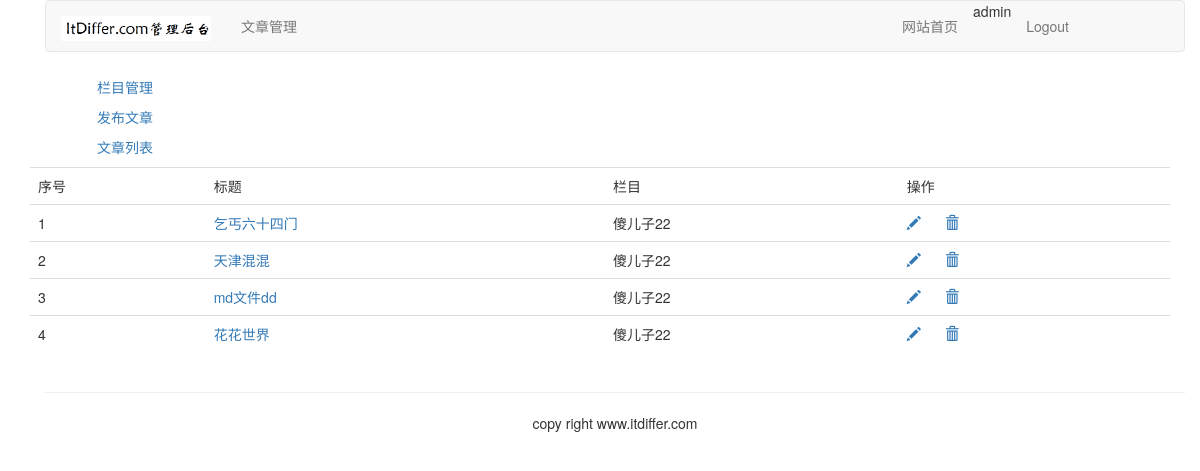
Before: /article/article-list/ (signed in) with the older database file.
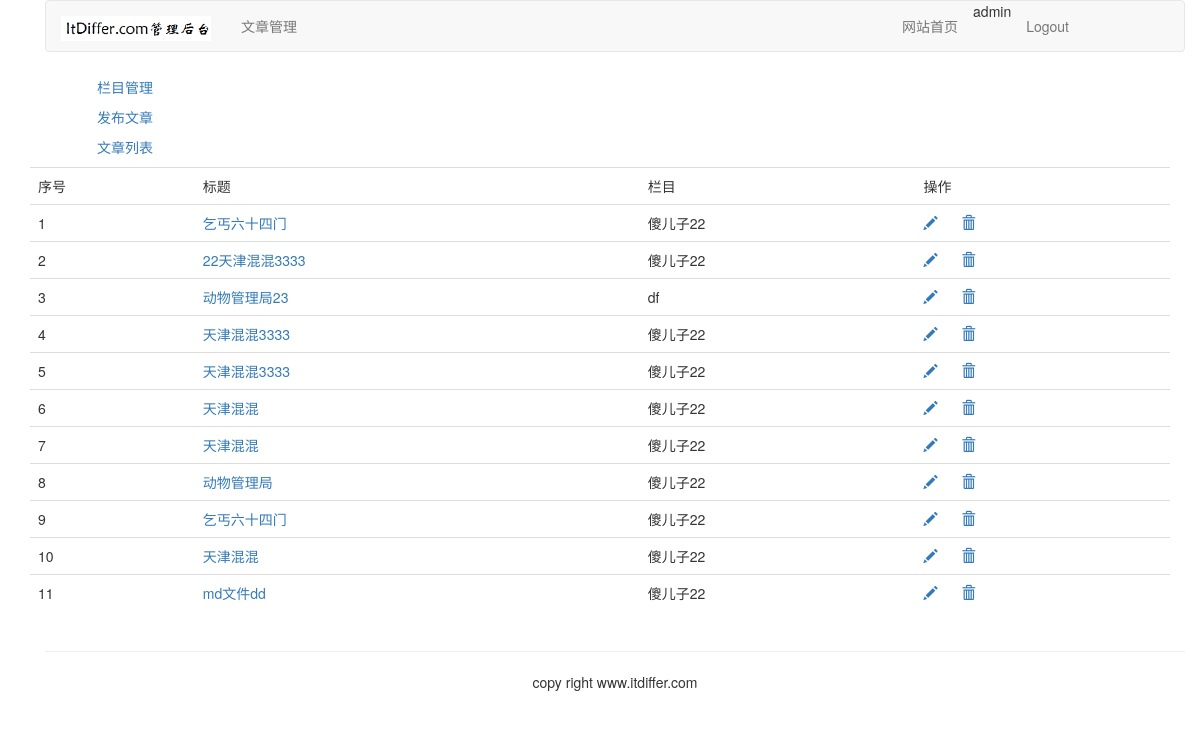
After: the same page with the newer database file.
### article/models.py (models this page shows, shortened)
class ArticlePost(models.Model):
    author = models.ForeignKey(User, on_delete=models.CASCADE, related_name='article')
    title = models.CharField(max_length=200)
    slug = models.SlugField(max_length=500)
    column = models.ForeignKey(ArticleColumn, on_delete=models.CASCADE, related_name='article_column')
    body = models.TextField()
    created = models.DateTimeField(default=timezone.now)
    updated = models.DateTimeField(auto_now=True)
    class Meta:
        ordering = ('-updated',)
        index_together = (('id', 'slug'),)
    def get_absolute_url(self):
        return reverse("article:article_detail",args=[self.id,self.slug])

class ArticleColumn(models.Model):
    user = models.ForeignKey(User,on_delete=models.CASCADE,related_name='article_column')
    column = models.CharField(max_length=200)
    created = models.DateField(auto_now_add=True)
    def __str__(self):
        return self.column

### article/views.py (the view)
@login_required(login_url='/account/login')
def article_list(request):
    articles = ArticlePost.objects.filter(author=request.user)
    return render(request,'article/column/article_list.html',{'articles':articles})

### templates/article/column/article_list.html (shortened to what this page needs)
{% extends 'article/base.html' %}
{% load staticfiles %}
{% block content %}
    <div>
    <table class="table table-hover">
        <tr>
            <td>序号</td>
            <td>标题</td>
            <td>栏目</td>
            <td>操作</td>
        </tr>
        {% for article in articles %}
        <tr id="{{ article.id }}">
            <td>{{ forloop.counter }}</td>
            <td><a href="{{ article.get_absolute_url }}">{{ article.title }}</a> </td>
            <td>{{ article.column }}</td>
            <td>
                <a name="edit" href="{% url 'article:redit_article' article.id %}" >
                <span class="glyphicon glyphicon-pencil"></span>
                </a>
                <a name="delete" href="javascript:" onclick="del_article(this,{{ article.id }})">
                    <span class="glyphicon glyphicon-trash" style="margin-left:20px;"></span>
                </a>
            </td>
        </tr>
        {% endfor %}
    </table>
    </div>
{% endblock %}

### templates/article/base.html (shortened to what this page needs)
{% load staticfiles %}
<!DOCTYPE html>
<html lang="zh-cn">
<head>
    <link rel="stylesheet" href="{% static 'css/bootstrap.css' %}">
</head>
<body>
<div class="container">
    {% include 'article/header.html' %}
    <div class="col-md-2">
        {% include 'article/leftslider.html' %}
    </div>
    <div class="col-mn-10">
        {% block content %}
        {% endblock %}
    </div>
    {% include 'footer.html' %}
</div>
</body>
</html>

### templates/article/header.html
{% load staticfiles %}
<div class="container">
    <nav class="navbar navbar-default" role="navigation">
        <div class="navbar-header">
            <a class="navbar-brand" href="http://www.itdiffer.com">
                <img width="150px" src="{% static 'images/backlogo.png' %}">
            </a>
        </div>
        <div>
            <ul class="nav navbar-nav" role="tablist">
                <li><a href="{% url 'article:article_column' %}">文章管理</a></li>
            </ul>
            <ul class="nav navbar-nav navbar-right" style="margin-right:100px">
                <li><a href="{% url 'blog:blog_title' %}">网站首页</a></li>
                <li><span>{{ user.username }}</span></li>
                <li><a href="{% url 'account:user_logout' %}">Logout</a></li>
            </ul>
        </div>
    </nav>
</div>

### templates/article/leftslider.html
<div class="'bg-info">
    <div class="text-center" style="margin-top:5px;">
        <p><a href="{% url 'article:article_column' %}">栏目管理</a></p>
        <P><a href="{% url 'article:article_post' %}">发布文章</a></P>
        <P><a href="{% url 'article:article_list' %}">文章列表</a></P>
    </div>
</div>

### templates/footer.html
<div class="container">
    <hr>
    <p class="text-center">copy right www.itdiffer.com</p>
</div>

Changed rows visible on the page:
removed ArticlePost: title "花花世界", column "傻儿子22"
added ArticlePost: title "乞丐六十四门", column "傻儿子22"
added ArticlePost: title "22天津混混3333", column "傻儿子22"
added ArticlePost: title "动物管理局23", column "df"
added ArticlePost: title "天津混混3333", column "傻儿子22"
added ArticlePost: title "天津混混3333", column "傻儿子22"
added ArticlePost: title "天津混混", column "傻儿子22"
added ArticlePost: title "天津混混", column "傻儿子22"
added ArticlePost: title "动物管理局", column "傻儿子22"
